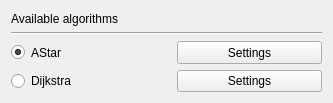
<?xml version="1.0" encoding="UTF-8"?>
<ui version="4.0">
 <class>algorithmsDialog</class>
 <widget class="QDialog" name="algorithmsDialog">
  <property name="enabled">
   <bool>true</bool>
  </property>
  <property name="geometry">
   <rect>
    <x>0</x>
    <y>0</y>
    <width>329</width>
    <height>100</height>
   </rect>
  </property>
  <property name="sizePolicy">
   <sizepolicy hsizetype="Preferred" vsizetype="Preferred">
    <horstretch>0</horstretch>
    <verstretch>0</verstretch>
   </sizepolicy>
  </property>
  <property name="windowTitle">
   <string>Algorithm Selection</string>
  </property>
  <property name="layoutDirection">
   <enum>Qt::LeftToRight</enum>
  </property>
  <layout class="QGridLayout" name="gridLayout">
   <property name="sizeConstraint">
    <enum>QLayout::SetDefaultConstraint</enum>
   </property>
   <item row="2" column="1">
    <widget class="QPushButton" name="AStarSettingsBt">
     <property name="sizePolicy">
      <sizepolicy hsizetype="Preferred" vsizetype="Fixed">
       <horstretch>0</horstretch>
       <verstretch>0</verstretch>
      </sizepolicy>
     </property>
     <property name="minimumSize">
      <size>
       <width>145</width>
       <height>23</height>
      </size>
     </property>
     <property name="text">
      <string>Settings</string>
     </property>
     <property name="autoDefault">
      <bool>false</bool>
     </property>
     <property name="default">
      <bool>false</bool>
     </property>
    </widget>
   </item>
   <item row="1" column="0" colspan="2">
    <widget class="Line" name="TitleSeparator">
     <property name="sizePolicy">
      <sizepolicy hsizetype="Preferred" vsizetype="Fixed">
       <horstretch>0</horstretch>
       <verstretch>0</verstretch>
      </sizepolicy>
     </property>
     <property name="orientation">
      <enum>Qt::Horizontal</enum>
     </property>
    </widget>
   </item>
   <item row="2" column="0">
    <widget class="QRadioButton" name="AStarRadioBt">
     <property name="sizePolicy">
      <sizepolicy hsizetype="Preferred" vsizetype="Fixed">
       <horstretch>0</horstretch>
       <verstretch>0</verstretch>
      </sizepolicy>
     </property>
     <property name="minimumSize">
      <size>
       <width>160</width>
       <height>21</height>
      </size>
     </property>
     <property name="text">
      <string>AStar</string>
     </property>
     <property name="checked">
      <bool>true</bool>
     </property>
    </widget>
   </item>
   <item row="0" column="0" colspan="2">
    <widget class="QLabel" name="AStarLabel">
     <property name="sizePolicy">
      <sizepolicy hsizetype="Preferred" vsizetype="Fixed">
       <horstretch>0</horstretch>
       <verstretch>0</verstretch>
      </sizepolicy>
     </property>
     <property name="minimumSize">
      <size>
       <width>311</width>
       <height>15</height>
      </size>
     </property>
     <property name="autoFillBackground">
      <bool>false</bool>
     </property>
     <property name="frameShape">
      <enum>QFrame::NoFrame</enum>
     </property>
     <property name="text">
      <string>Available algorithms</string>
     </property>
    </widget>
   </item>
   <item row="3" column="0">
    <widget class="QRadioButton" name="DijkstraRadioBt">
     <property name="text">
      <string>Dijkstra</string>
     </property>
    </widget>
   </item>
   <item row="3" column="1">
    <widget class="QPushButton" name="DijkstraSettingsBt">
     <property name="text">
      <string>Settings</string>
     </property>
     <property name="autoDefault">
      <bool>false</bool>
     </property>
    </widget>
   </item>
  </layout>
 </widget>
 <resources/>
 <connections/>
</ui>
